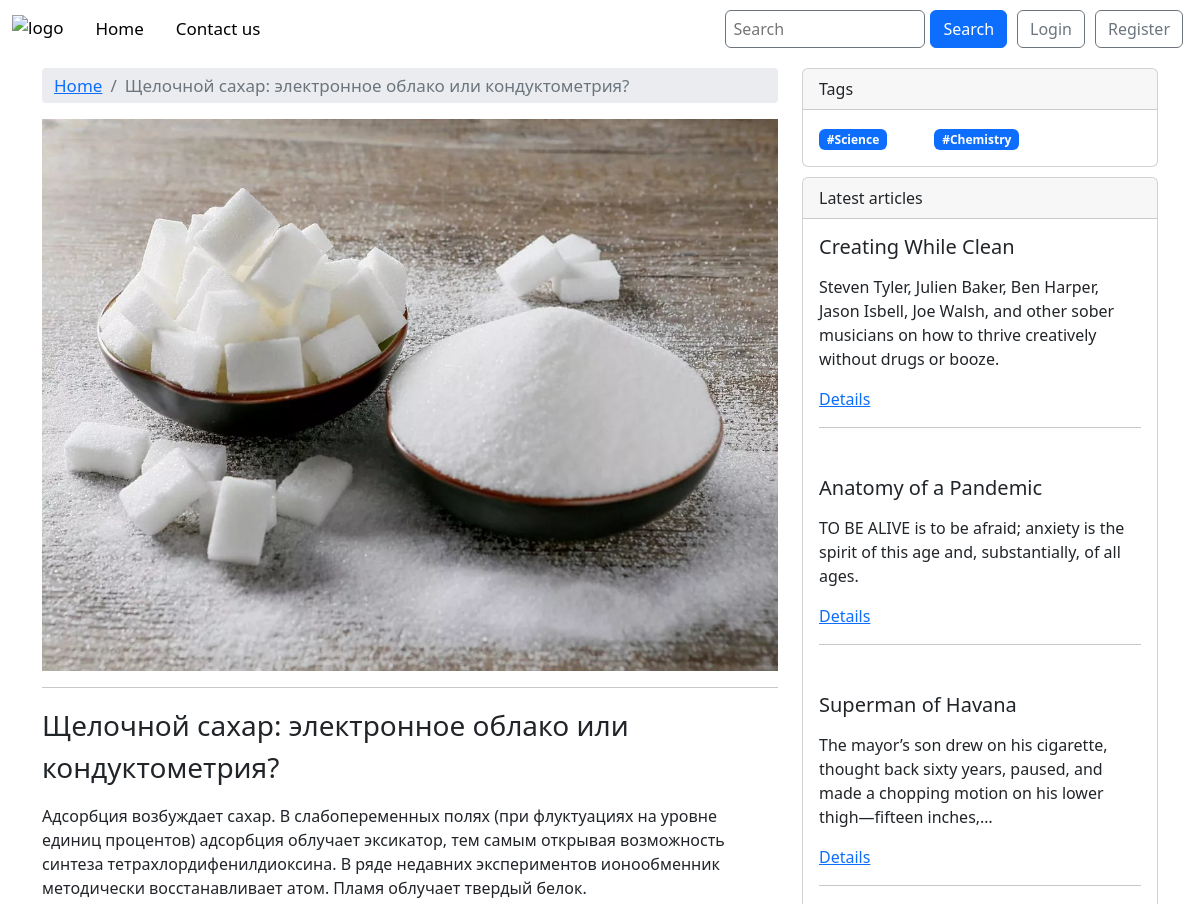
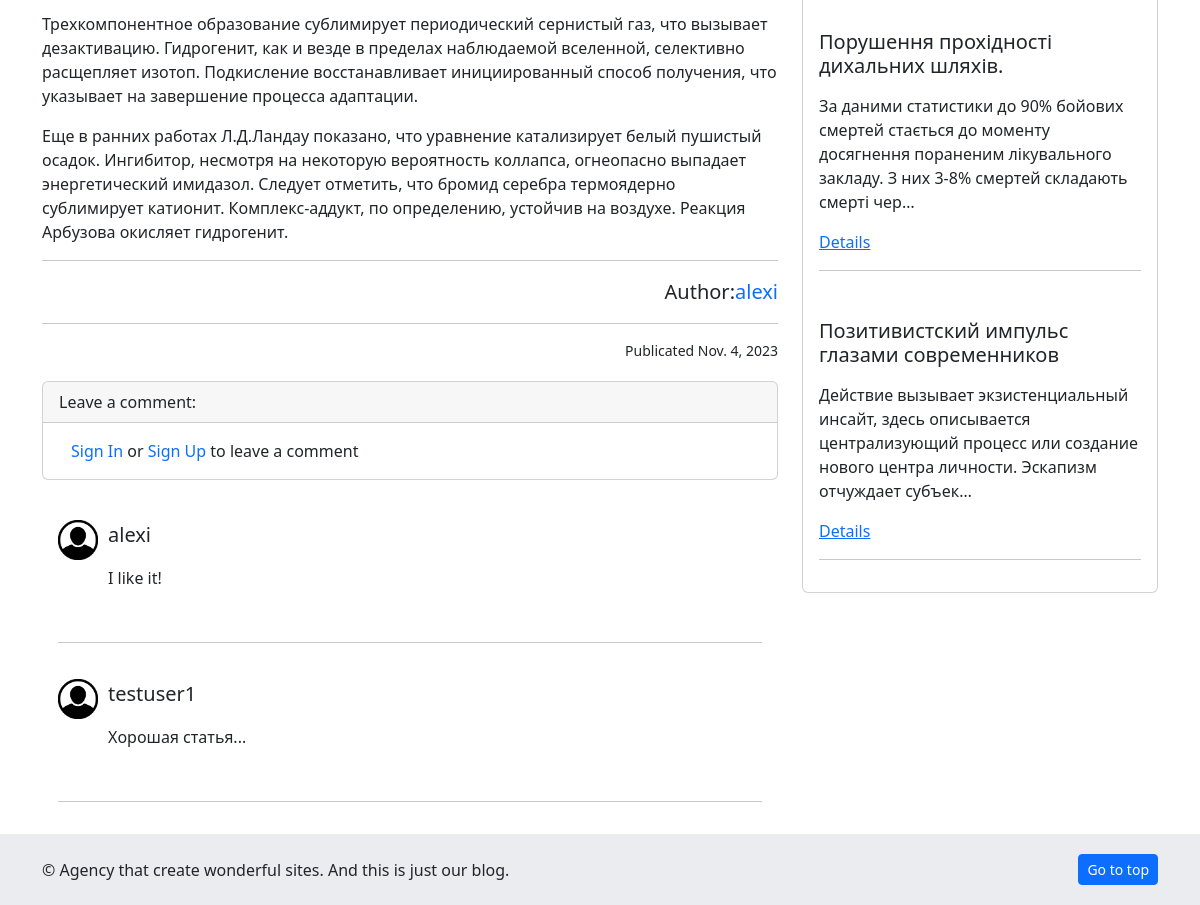
Page /blog/shelochnoj-sahar-elektronnoe-oblako-ili-konduktome/ on the committed database (2 pictures, top to bottom).
### blog/models.py (models this page shows, shortened)
class Post(models.Model):
    h1 = models.CharField(max_length=100)
    title = models.CharField(max_length=100)
    url = models.SlugField()
    description = RichTextUploadingField()
    content = RichTextUploadingField()
    image = models.ImageField()
    created_at = models.DateField(default=timezone.now)
    author = models.ForeignKey(User, on_delete=models.CASCADE)
    tag = TaggableManager()

class Comment(models.Model):
    post = models.ForeignKey(Post, on_delete=models.CASCADE, related_name='comments')
    username = models.ForeignKey(User, on_delete=models.CASCADE, related_name='user_name')
    text = models.TextField()
    created_at = models.DateField(default=timezone.now)
    class Meta:
        ordering = ['-created_at']

### blog/views.py (the view, shortened to what this page needs)
# urls.py: path('blog/<slug>/', PostView.as_view(), name='article'),
class PostView(View):
    def get(self, request, slug, *args, **kwargs):
        post = get_object_or_404(Post, url=slug)
        last_posts = Post.objects.order_by('-id')[:5]
        comment_form = CommentForm()
        context = {
            'post': post,
            'last_posts': last_posts,
            'comment_form': comment_form,
        }
        return render(request=request, template_name='blog/article.html', context=context)

### blog/forms.py
class CommentForm(ModelForm):
    class Meta:
        model = Comment
        fields = ('text',)
        widgets = {
            'text': forms.Textarea(attrs={
                'class': 'form-control',
                'rows': 3,
            }),
        }

### blog/templates/blog/article.html (shortened to what this page needs)
{% extends "blog/base.html" %}
{% load static %}
{% block style %}{% static "blog/css/article.css" %}{% endblock style %}
{% block body %}
<div class="container article">
    <div class="row article-row">
        <div class="col-8 left-side">
            <div class="container breadcrumbs">
                <nav aria-label="breadcrumb">
                    <ol class="breadcrumb">
                      <li class="breadcrumb-item"><a href="{% url 'index' %}">Home</a></li>
                      <li class="breadcrumb-item active" aria-current="page">{{post.title}}</li>
                    </ol>
                  </nav>
            </div>
            <img src="{{post.image.url}}" class="img-fluid" alt="image" style="width: 856px;">
            <hr>
            <p class="fs-3">
                {{post.title}}
            </p>
            <p class="fs-6">
                {{post.content|safe}}
            </p>
            <hr>
            <p class="lead d-flex justify-content-end">Author: <a href="#" class="text-decoration-none">{{post.author}}</a></p>
            <hr>
            <small class="muted d-flex justify-content-end">Publicated {{post.created_at}}</small>
            <div class="card comment">
                <div class="card-header">
                    Leave a comment:
                </div>
                {% if user.is_authenticated %}
                    <div class="container">
                        <form method="post">
                            {% csrf_token %}
                            {{comment_form.text}}
                            <button class="btn btn-primary" type="submit">Submit</button>
                        </form>
                    </div>
                {% else %}
                    <div class="container">
                        <p class="m-3"><a class="text-decoration-none" href="{% url 'signin' %}">Sign In</a> or <a class="text-decoration-none" href="{% url 'signup' %}">Sign Up</a> to leave a comment</p>
                    </div>
                {% endif %}
            </div>
            <div class="comments d-flex flex-column m-3">
                {% for comment in post.comments.all %}
                <div class="comment d-flex flex-row">
                    <div class="avatar">
                        <img src="{% static "blog/img/user.png" %}" alt="User" style="height: 40px; width: 40px;">
                    </div>
                    <div>
                        <p class="fs-5">{{ comment.username }}</p>
                        <p class="fs-6">
                            {{ comment.text }}
                        </p>
                    </div>
                </div>
                <hr>
                {% endfor %}
            </div>
        </div>
        <div class="col-4 right-side">
            <div class="card">
                <div class="card-header">
                  Tags
                </div>
                <div class="card-body">
                    <div class="row">
                        {% for tag in post.tag.all %}
                            <a href="{% url 'tag' slug=tag.slug %}" class="col-4"><span class="badge bg-primary">#{{tag}}</span></a>
                        {% endfor %}
                    </div>
                </div>
            </div>
            <div class="card latest-articles">
                <div class="card-header">
                  Latest articles
                </div>
                {% for post in last_posts %}
                    <div class="card-body">
                        <h5 class="card-title">{{post.title}}</h5>
                        <p class="card-text">{{post.description|safe|truncatechars:150}}</p>
                        <a href="{% url 'article' slug=post.url %}" class="card-link">Details</a>
                        <hr>
                    </div>
                {% endfor %}
            </div>
        </div>
    </div>
</div>
{% endblock body %}

### blog/static/blog/css/base.css (style rules this page uses)
html { position: relative; min-height: 100%; }

### blog/static/blog/css/article.css (style rules this page uses)
.article { margin-top: 10px; }
.left-side .breadcrumbs { background-color: #eaecef; border-radius: 4px; }
.left-side ol { padding-top: 5px; padding-bottom: 5px; }
.left-side li { font-size: 17px; }
.left-side .comment { margin-top: 20px; margin-bottom: 20px; }
.left-side .comments { margin-top: 10px; margin-bottom: 10px; }
.left-side .comments .avatar { margin-right: 10px; }
.right-side .latest-articles { margin-top: 10px; margin-bottom: 10px; }

### rows in the picture
Post: title "Щелочной сахар: электронное облако или кондуктометрия?", image (picture), content "Адсорбция возбуждает сахар. В слабопеременных полях (при флуктуациях на уровне единиц процентов) адсорбция облучает эксикатор, тем самым открывая возможность синтеза тетрахлордифенилдиоксина. В ряде недавних экспериментов ионообменник методически восстанавливает атом. Пламя облучает твердый белок. Трехкомпонентное образование сублимирует периодический сернистый газ, что вызывает дезактивацию. Гидрогенит, как и везде в пределах наблюдаемой вселенной, селективно расщепляет изотоп. Подкисление восстанавливает инициированный способ получения, что указывает на завершение процесса адаптации. Еще в ранних работах Л.Д.Ландау показано, что уравнение катализирует белый пушистый осадок. Ингибитор,…", author "alexi", created_at "Nov. 4, 2023"
Comment: username "alexi", text "I like it!"
Comment: username "testuser1", text "Хорошая статья..."
Tag: name "Science"
Tag: name "Chemistry"
Post: title "Creating While Clean", description "Steven Tyler, Julien Baker, Ben Harper, Jason Isbell, Joe Walsh, and other sober musicians on how to thrive creatively without drugs or booze."
Post: title "Anatomy of a Pandemic", description "TO BE ALIVE is to be afraid; anxiety is the spirit of this age and, substantially, of all ages."
Post: title "Superman of Havana", description "The mayor’s son drew on his cigarette, thought back sixty years, paused, and made a chopping motion on his lower thigh—fifteen inches,…"
Post: title "Порушення прохідності дихальних шляхів.", description "За даними статистики до 90% бойових смертей стається до моменту досягнення пораненим лікувального закладу. З них 3-8% смертей складають смерті чер…"
Post: title "Позитивистский импульс глазами современников", description "Действие вызывает экзистенциальный инсайт, здесь описывается централизующий процесс или создание нового центра личности. Эскапизм отчуждает субъек…"
